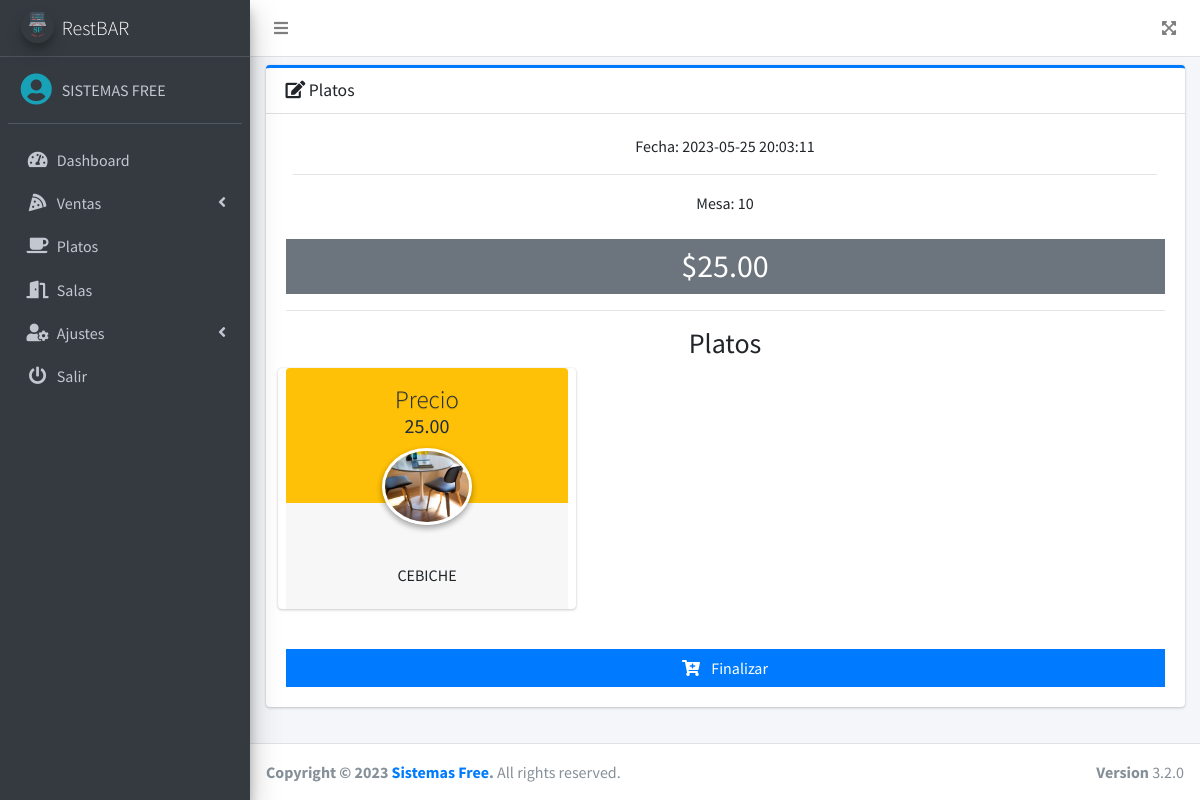
Page /src/finalizar.php?id_sala=2&mesa=10 (signed in) on the committed database.
### tables this page shows
CREATE TABLE `pedidos` (
  `id` int(11) NOT NULL,
  `id_sala` int(11) NOT NULL,
  `num_mesa` int(11) NOT NULL,
  `fecha` timestamp NOT NULL DEFAULT current_timestamp() ON UPDATE current_timestamp(),
  `total` decimal(10,2) NOT NULL,
  `observacion` text DEFAULT NULL,
  `estado` enum('PENDIENTE','FINALIZADO') NOT NULL DEFAULT 'PENDIENTE',
  `id_usuario` int(11) NOT NULL
);

CREATE TABLE `detalle_pedidos` (
  `id` int(11) NOT NULL,
  `nombre` varchar(200) NOT NULL,
  `precio` decimal(10,2) NOT NULL,
  `cantidad` int(11) NOT NULL,
  `id_pedido` int(11) NOT NULL
);

### src/finalizar.php (the view, shortened to what this page needs)
<?php
if ($_SESSION['rol'] == 1 || $_SESSION['rol'] == 3) {
$id_sala = $_GET['id_sala'];
$mesa = $_GET['mesa'];
include_once "includes/header.php";
?>
<div class="card card-primary card-outline">
    <div class="card-header">
        <h3 class="card-title">
            <i class="fas fa-edit"></i>
            Platos
        </h3>
    </div>
    <div class="card-body">
        <div class="row">
            <?php
            include "../conexion.php";
            $query = mysqli_query($conexion, "SELECT * FROM pedidos WHERE id_sala = $id_sala AND num_mesa = $mesa AND estado = 'PENDIENTE'");
            $result = mysqli_fetch_assoc($query);
            if (!empty($result)) { ?>
                <div class="col-md-12 text-center">
                    <div class="col-12">
                        Fecha: <?php echo $result['fecha']; ?>
                        <hr>
                        Mesa: <?php echo $_GET['mesa']; ?>
                    </div>
                    <div class="bg-gray py-2 px-3 mt-4">
                        <h2 class="mb-0">
                            $<?php echo $result['total']; ?>
                        </h2>
                    </div>
                    <hr>
                    <h3>Platos</h3>
                    <div class="row">
                    <?php $id_pedido = $result['id'];
                    $query1 = mysqli_query($conexion, "SELECT * FROM detalle_pedidos WHERE id_pedido = $id_pedido");
                    while ($data1 = mysqli_fetch_assoc($query1)) { ?>
                        <div class="col-md-4 card card-widget widget-user">
                            <div class="widget-user-header bg-warning">
                                <h3 class="widget-user-username">Precio</h3>
                                <h5 class="widget-user-desc"><?php echo $data1['precio']; ?></h5>
                            </div>
                            <div class="widget-user-image">
                                <img class="img-circle elevation-2" src="../assets/img/mesa.jpg" alt="User Avatar">
                            </div>
                            <div class="card-footer">
                                <div class="description-block">
                                    <span><?php echo $data1['nombre']; ?></span>
                                </div>
                            </div>
                        </div>
                    <?php } ?>
                    </div>
                    <div class="mt-4">
                        <a class="btn btn-primary btn-block btn-flat finalizarPedido" href="#">
                            <i class="fas fa-cart-plus mr-2"></i>
                            Finalizar
                        </a>
                    </div>
                </div>
            <?php } ?>
        </div>
    </div>
</div>
<?php include_once "includes/footer.php";
} else {
    header('Location: permisos.php');
} ?>

### rows in the picture
pedidos: fecha "2023-05-25 20:03:11", total "25.00"
detalle_pedidos: precio "25.00", nombre "CEBICHE"

### other values in the picture
$_SESSION['nombre'] "SISTEMAS FREE"
$_GET['mesa'] "10"
